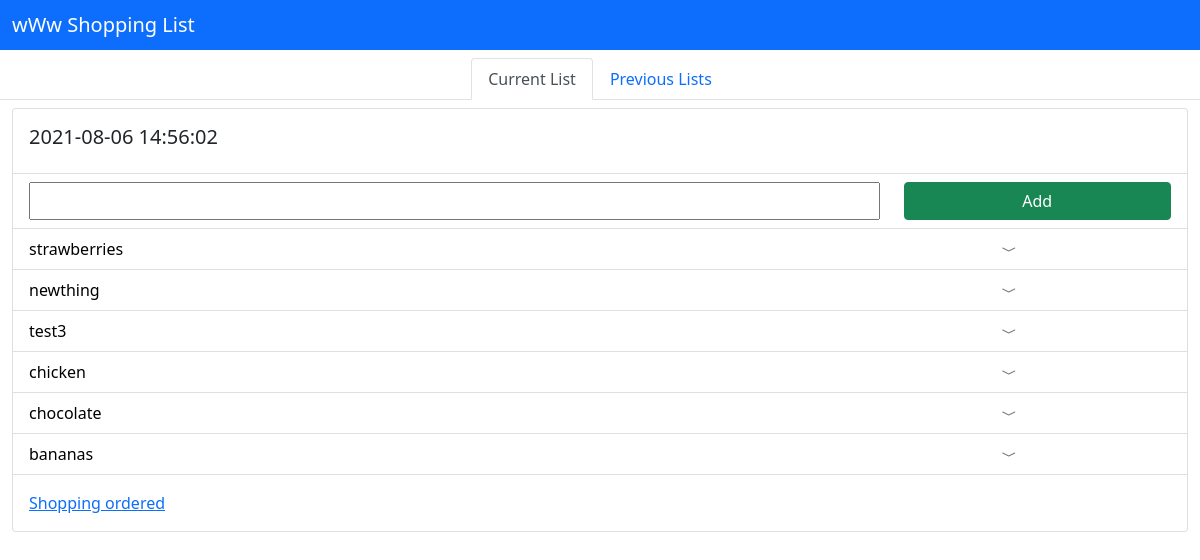
Before: / with the older database file.
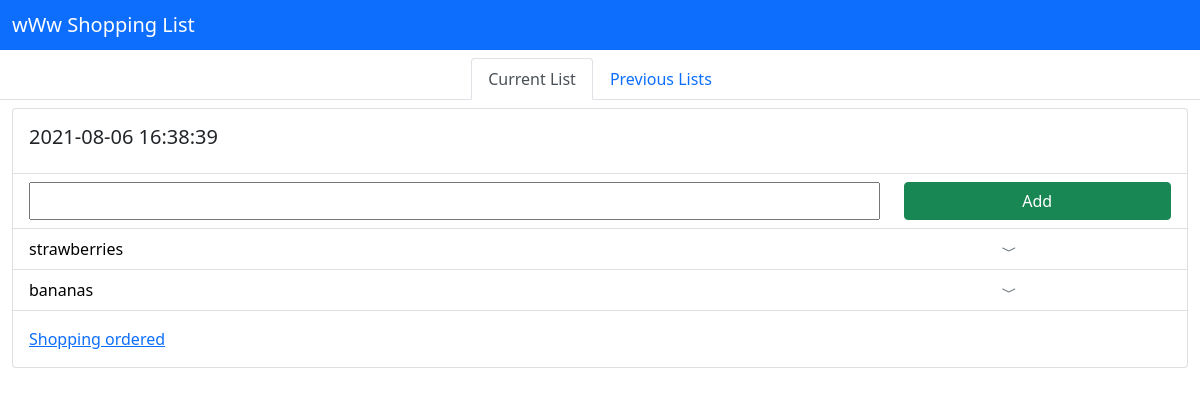
After: the same page with the newer database file.
### tables this page shows
CREATE TABLE "lists" (
	"id"	TEXT NOT NULL UNIQUE,
	"active"	INTEGER NOT NULL,
	"created"	TEXT,
	PRIMARY KEY("id")
);

CREATE TABLE "item_allocation" (
	"list_id"	TEXT NOT NULL,
	"item_id"	TEXT NOT NULL,
	"added"	TEXT NOT NULL,
	"active"	INTEGER
);

CREATE TABLE "items" (
	"id"	TEXT NOT NULL UNIQUE,
	"name"	TEXT NOT NULL UNIQUE,
	"img"	TEXT,
	"recurring"	INTEGER,
	PRIMARY KEY("id")
);

### view.py (the view)
@view.route('/')
def current():
    current_list = db.get_current_list()
    return render_template("current_list.html", current_list=current_list)

### db.py (called while the page is built)
def connect_to_db(path : str) -> sqlite3.Connection:
    assert os.path.exists(path)
    conn = sqlite3.connect(path)
    conn.row_factory = sqlite3.Row
    return conn

def get_cursor() -> sqlite3.Cursor:
    return connect_to_db(config.DB_FILE_PATH).cursor()

def db_access(function):
    def wrapper(*args, **kwargs):
        cursor : sqlite3.Cursor = get_cursor()
        retval : Any = function(cursor, *args, *kwargs)
        cursor.connection.commit()
        cursor.connection.close()
        return retval
    return wrapper

def rows_to_dicts(rows : List[sqlite3.Row]) -> List[dict]:
    return [dict(row) for row in rows]

@db_access
def get_list(cursor : sqlite3.Cursor, list_id : str) -> List[dict]:
    assert(list_id)
    try:
        cursor.execute("SELECT item_id, name, img, added, active FROM 'items' LEFT OUTER JOIN 'item_allocation' ON items.id = item_allocation.item_id WHERE item_allocation.list_id = ? ORDER BY added DESC", (list_id, ))
    except sqlite3.Error as e:
        functions.log(f"[ERROR] there was a database error: {e}")
        return DB_STATUS.ERROR
    return rows_to_dicts(cursor.fetchall())

@db_access
def get_current_list(cursor : sqlite3.Cursor) -> dict:
    cursor.execute('SELECT id, created FROM lists WHERE active = 1 LIMIT 1')
    current_list = rows_to_dicts(cursor.fetchall())
    if current_list:
        current_list = current_list[0]
    else:
        return {}
    items = get_list(current_list['id'])
    return {"id" : current_list['id'], "created": current_list['created'], "items": items}

### templates/current_list.html (shortened to what this page needs)
{% extends "base.html" %}
{% block content %}
<ul class="nav justify-content-center nav-tabs mb-2">
    <li class="nav-item">
        <a class="nav-link active" aria-current="page" href="#">Current List</a>
    </li>
    <li class="nav-item">
        <a class="nav-link" href="#">Previous Lists</a>
    </li>
</ul>
<div class="container-fluid">
    <div class="card">
        <div class="card-body">
            <h5 class="card-title">{{ current_list['created'] }}</h5>
        </div>
            <ul class="list-group list-group-flush">
                <li class="list-group-item">
                    <div class="row">
                        <div class="col-9">
                            <input style="height: 100%; width: 100%" type="text" id="add-item-name" onkeyup=req_get_matching_items()>
                        </div>
                        <div class="col-3">
                            <button style="width: 100%" onclick=req_add_item() class="btn btn-success">Add</button>
                        </div>
                    </div>
                </li>
                {% if current_list %}
                    {% for item in current_list['items'] %}
                        <li class="list-group-item">
                            <a style="color: black; text-decoration: none;" data-bs-toggle="collapse" href="#collapse-{{ item['item_id'] }}" role="button" aria-expanded="false" aria-controls="collapse-{{ item['item_id'] }}">
                                <div class="row">
                                    <div class="col-10">{{ item['name'] }}</div>
                                    <div class="col-2"><i class="bi bi-chevron-compact-down text-muted"></i></div>
                                </div>
                            </a>
                        </li>
                    {% endfor %}
                {% endif %}
            </ul>
        <div class="card-body">
            <a onclick=req_retire_list() class="card-link" alt="move to previous lists">Shopping ordered</a>
        </div>
    </div>
</div>
{% endblock %}

### templates/base.html (shortened to what this page needs)
<!doctype html>
<html lang="en">
  <head>
    <link href="https://cdn.jsdelivr.net/npm/bootstrap@5.0.2/dist/css/bootstrap.min.css" rel="stylesheet">
    <link rel="stylesheet" href="https://cdn.jsdelivr.net/npm/bootstrap-icons@1.5.0/font/bootstrap-icons.css">
    <link rel="stylesheet" href=" {{ url_for('static', filename='app.css') }} ">
  </head>
  <body>
    <nav class="navbar navbar-dark bg-primary mb-2">
        <div class="container-fluid">
            <span class="navbar-brand mb-0 h1">wWw Shopping List</span>
        </div>
    </nav>
    {% block content %}{% endblock %}
  </body>
</html>

Changed rows visible on the page:
no longer on this page (row edited): lists: created "2021-08-06 14:56:02"
no longer on this page (row unchanged): item_allocation: name "newthing"
no longer on this page (row unchanged): item_allocation: name "test3"
no longer on this page (row unchanged): item_allocation: name "chicken"
no longer on this page (row unchanged): item_allocation: name "chocolate"
now on this page (row edited): lists: created "2021-08-06 16:38:39"
